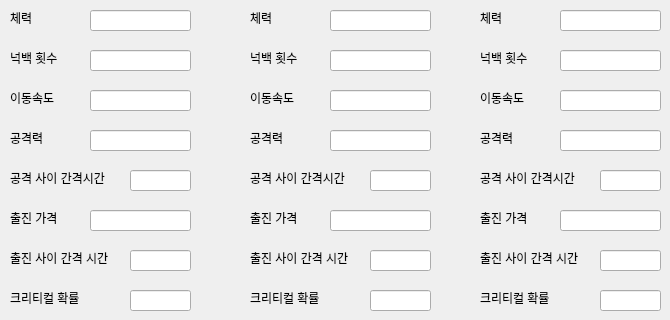
     <widget class="QWidget" name="tab_2">
      <attribute name="title">
       <string>2진 형태</string>
      </attribute>
      <widget class="QLineEdit" name="healthinput_8">
       <property name="geometry">
        <rect>
         <x>130</x>
         <y>290</y>
         <width>61</width>
         <height>21</height>
        </rect>
       </property>
      </widget>
      <widget class="QLineEdit" name="healthinput_9">
       <property name="geometry">
        <rect>
         <x>90</x>
         <y>210</y>
         <width>101</width>
         <height>21</height>
        </rect>
       </property>
      </widget>
      <widget class="QLabel" name="label_13">
       <property name="geometry">
        <rect>
         <x>10</x>
         <y>210</y>
         <width>61</width>
         <height>16</height>
        </rect>
       </property>
       <property name="text">
        <string>출진 가격</string>
       </property>
      </widget>
      <widget class="QLabel" name="label_14">
       <property name="geometry">
        <rect>
         <x>10</x>
         <y>90</y>
         <width>61</width>
         <height>16</height>
        </rect>
       </property>
       <property name="text">
        <string>이동속도</string>
       </property>
      </widget>
      <widget class="QLabel" name="label_15">
       <property name="geometry">
        <rect>
         <x>10</x>
         <y>50</y>
         <width>51</width>
         <height>16</height>
        </rect>
       </property>
       <property name="text">
        <string>넉백 횟수</string>
       </property>
      </widget>
      <widget class="QLabel" name="label_16">
       <property name="geometry">
        <rect>
         <x>10</x>
         <y>10</y>
         <width>50</width>
         <height>16</height>
        </rect>
       </property>
       <property name="text">
        <string>체력</string>
       </property>
      </widget>
      <widget class="QLineEdit" name="knockbackinput_3">
       <property name="geometry">
        <rect>
         <x>90</x>
         <y>50</y>
         <width>101</width>
         <height>21</height>
        </rect>
       </property>
      </widget>
      <widget class="QLineEdit" name="healthinput_10">
       <property name="geometry">
        <rect>
         <x>130</x>
         <y>250</y>
         <width>61</width>
         <height>21</height>
        </rect>
       </property>
      </widget>
      <widget class="QLabel" name="label_17">
       <property name="geometry">
        <rect>
         <x>10</x>
         <y>290</y>
         <width>91</width>
         <height>16</height>
        </rect>
       </property>
       <property name="text">
        <string>크리티컬 확률</string>
       </property>
      </widget>
      <widget class="QLabel" name="label_18">
       <property name="geometry">
        <rect>
         <x>10</x>
         <y>170</y>
         <width>111</width>
         <height>16</height>
        </rect>
       </property>
       <property name="text">
        <string>공격 사이 간격시간</string>
       </property>
      </widget>
      <widget class="QLineEdit" name="healthinput_11">
       <property name="geometry">
        <rect>
         <x>90</x>
         <y>90</y>
         <width>101</width>
         <height>21</height>
        </rect>
       </property>
      </widget>
      <widget class="QLineEdit" name="healthinput_3">
       <property name="geometry">
        <rect>
         <x>90</x>
         <y>10</y>
         <width>101</width>
         <height>21</height>
        </rect>
       </property>
      </widget>
      <widget class="QLabel" name="label_19">
       <property name="geometry">
        <rect>
         <x>10</x>
         <y>130</y>
         <width>50</width>
         <height>16</height>
        </rect>
       </property>
       <property name="text">
        <string>공격력</string>
       </property>
      </widget>
      <widget class="QLineEdit" name="knockbackinput_4">
       <property name="geometry">
        <rect>
         <x>130</x>
         <y>170</y>
         <width>61</width>
         <height>21</height>
        </rect>
       </property>
      </widget>
      <widget class="QLineEdit" name="healthinput_12">
       <property name="geometry">
        <rect>
         <x>90</x>
         <y>130</y>
         <width>101</width>
         <height>21</height>
        </rect>
       </property>
      </widget>
      <widget class="QLabel" name="label_20">
       <property name="geometry">
        <rect>
         <x>10</x>
         <y>250</y>
         <width>111</width>
         <height>16</height>
        </rect>
       </property>
       <property name="text">
        <string>출진 사이 간격 시간</string>
       </property>
      </widget>
      <widget class="QLineEdit" name="criticalpercentinput_3">
       <property name="geometry">
        <rect>
         <x>370</x>
         <y>290</y>
         <width>61</width>
         <height>21</height>
        </rect>
       </property>
      </widget>
      <widget class="QLineEdit" name="gocostinput_3">
       <property name="geometry">
        <rect>
         <x>330</x>
         <y>210</y>
         <width>101</width>
         <height>21</height>
        </rect>
       </property>
      </widget>
      <widget class="QLabel" name="label_37">
       <property name="geometry">
        <rect>
         <x>250</x>
         <y>210</y>
         <width>61</width>
         <height>16</height>
        </rect>
       </property>
       <property name="text">
        <string>출진 가격</string>
       </property>
      </widget>
      <widget class="QLabel" name="label_38">
       <property name="geometry">
        <rect>
         <x>250</x>
         <y>90</y>
         <width>61</width>
         <height>16</height>
        </rect>
       </property>
       <property name="text">
        <string>이동속도</string>
       </property>
      </widget>
      <widget class="QLabel" name="label_39">
       <property name="geometry">
        <rect>
         <x>250</x>
         <y>50</y>
         <width>51</width>
         <height>16</height>
        </rect>
       </property>
       <property name="text">
        <string>넉백 횟수</string>
       </property>
      </widget>
      <widget class="QLabel" name="label_40">
       <property name="geometry">
        <rect>
         <x>250</x>
         <y>10</y>
         <width>50</width>
         <height>16</height>
        </rect>
       </property>
       <property name="text">
        <string>체력</string>
       </property>
      </widget>
      <widget class="QLineEdit" name="knockbackinput_7">
       <property name="geometry">
        <rect>
         <x>330</x>
         <y>50</y>
         <width>101</width>
         <height>21</height>
        </rect>
       </property>
      </widget>
      <widget class="QLineEdit" name="gocooltimeinput_3">
       <property name="geometry">
        <rect>
         <x>370</x>
         <y>250</y>
         <width>61</width>
         <height>21</height>
        </rect>
       </property>
      </widget>
      <widget class="QLabel" name="label_41">
       <property name="geometry">
        <rect>
         <x>250</x>
         <y>290</y>
         <width>91</width>
         <height>16</height>
        </rect>
       </property>
       <property name="text">
        <string>크리티컬 확률</string>
       </property>
      </widget>
      <widget class="QLabel" name="label_42">
       <property name="geometry">
        <rect>
         <x>250</x>
         <y>170</y>
         <width>111</width>
         <height>16</height>
        </rect>
       </property>
       <property name="text">
        <string>공격 사이 간격시간</string>
       </property>
      </widget>
      <widget class="QLineEdit" name="movespeedinput_3">
       <property name="geometry">
        <rect>
         <x>330</x>
         <y>90</y>
         <width>101</width>
         <height>21</height>
        </rect>
       </property>
      </widget>
      <widget class="QLineEdit" name="healthinput_4">
       <property name="geometry">
        <rect>
         <x>330</x>
         <y>10</y>
         <width>101</width>
         <height>21</height>
        </rect>
       </property>
      </widget>
      <widget class="QLabel" name="label_43">
       <property name="geometry">
        <rect>
         <x>250</x>
         <y>130</y>
         <width>50</width>
         <height>16</height>
        </rect>
       </property>
       <property name="text">
        <string>공격력</string>
       </property>
      </widget>
      <widget class="QLineEdit" name="attackcooltimeinput_3">
       <property name="geometry">
        <rect>
         <x>370</x>
         <y>170</y>
         <width>61</width>
         <height>21</height>
        </rect>
       </property>
      </widget>
      <widget class="QLineEdit" name="attackpowerinput_3">
       <property name="geometry">
        <rect>
         <x>330</x>
         <y>130</y>
         <width>101</width>
         <height>21</height>
        </rect>
       </property>
      </widget>
      <widget class="QLabel" name="label_44">
       <property name="geometry">
        <rect>
         <x>250</x>
         <y>250</y>
         <width>111</width>
         <height>16</height>
        </rect>
       </property>
       <property name="text">
        <string>출진 사이 간격 시간</string>
       </property>
      </widget>
      <widget class="QLineEdit" name="criticalpercentinput_6">
       <property name="geometry">
        <rect>
         <x>600</x>
         <y>290</y>
         <width>61</width>
         <height>21</height>
        </rect>
       </property>
      </widget>
      <widget class="QLineEdit" name="gocostinput_6">
       <property name="geometry">
        <rect>
         <x>560</x>
         <y>210</y>
         <width>101</width>
         <height>21</height>
        </rect>
       </property>
      </widget>
      <widget class="QLabel" name="label_61">
       <property name="geometry">
        <rect>
         <x>480</x>
         <y>210</y>
         <width>61</width>
         <height>16</height>
        </rect>
       </property>
       <property name="text">
        <string>출진 가격</string>
       </property>
      </widget>
      <widget class="QLabel" name="label_62">
       <property name="geometry">
        <rect>
         <x>480</x>
         <y>90</y>
         <width>61</width>
         <height>16</height>
        </rect>
       </property>
       <property name="text">
        <string>이동속도</string>
       </property>
      </widget>
      <widget class="QLabel" name="label_63">
       <property name="geometry">
        <rect>
         <x>480</x>
         <y>50</y>
         <width>51</width>
         <height>16</height>
        </rect>
       </property>
       <property name="text">
        <string>넉백 횟수</string>
       </property>
      </widget>
      <widget class="QLabel" name="label_64">
       <property name="geometry">
        <rect>
         <x>480</x>
         <y>10</y>
         <width>50</width>
         <height>16</height>
        </rect>
       </property>
       <property name="text">
        <string>체력</string>
       </property>
      </widget>
      <widget class="QLineEdit" name="knockbackinput_10">
       <property name="geometry">
        <rect>
         <x>560</x>
         <y>50</y>
         <width>101</width>
         <height>21</height>
        </rect>
       </property>
      </widget>
      <widget class="QLineEdit" name="gocooltimeinput_6">
       <property name="geometry">
        <rect>
         <x>600</x>
         <y>250</y>
         <width>61</width>
         <height>21</height>
        </rect>
       </property>
      </widget>
      <widget class="QLabel" name="label_65">
       <property name="geometry">
        <rect>
         <x>480</x>
         <y>290</y>
         <width>91</width>
         <height>16</height>
        </rect>
       </property>
       <property name="text">
        <string>크리티컬 확률</string>
       </property>
      </widget>
      <widget class="QLabel" name="label_66">
       <property name="geometry">
        <rect>
         <x>480</x>
         <y>170</y>
         <width>111</width>
         <height>16</height>
        </rect>
       </property>
       <property name="text">
        <string>공격 사이 간격시간</string>
       </property>
      </widget>
      <widget class="QLineEdit" name="movespeedinput_6">
       <property name="geometry">
        <rect>
         <x>560</x>
         <y>90</y>
         <width>101</width>
         <height>21</height>
        </rect>
       </property>
      </widget>
      <widget class="QLineEdit" name="healthinput_7">
       <property name="geometry">
        <rect>
         <x>560</x>
         <y>10</y>
         <width>101</width>
         <height>21</height>
        </rect>
       </property>
      </widget>
      <widget class="QLabel" name="label_67">
       <property name="geometry">
        <rect>
         <x>480</x>
         <y>130</y>
         <width>50</width>
         <height>16</height>
        </rect>
       </property>
       <property name="text">
        <string>공격력</string>
       </property>
      </widget>
      <widget class="QLineEdit" name="attackcooltimeinput_6">
       <property name="geometry">
        <rect>
         <x>600</x>
         <y>170</y>
         <width>61</width>
         <height>21</height>
        </rect>
       </property>
      </widget>
      <widget class="QLineEdit" name="attackpowerinput_6">
       <property name="geometry">
        <rect>
         <x>560</x>
         <y>130</y>
         <width>101</width>
         <height>21</height>
        </rect>
       </property>
      </widget>
      <widget class="QLabel" name="label_68">
       <property name="geometry">
        <rect>
         <x>480</x>
         <y>250</y>
         <width>111</width>
         <height>16</height>
        </rect>
       </property>
       <property name="text">
        <string>출진 사이 간격 시간</string>
       </property>
      </widget>
     </widget>
